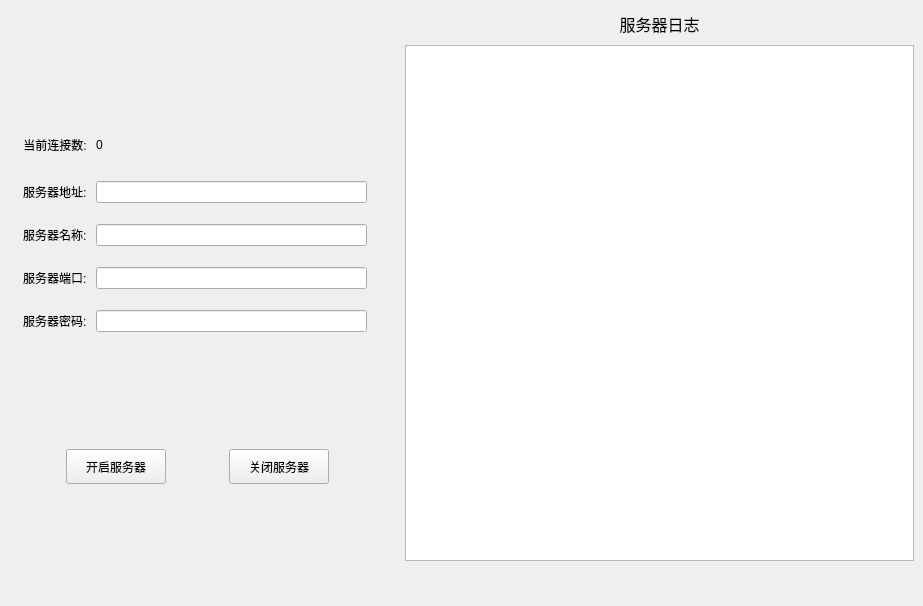
<?xml version="1.0" encoding="UTF-8"?>
<ui version="4.0">
 <class>MainWindow</class>
 <widget class="QMainWindow" name="MainWindow">
  <property name="geometry">
   <rect>
    <x>0</x>
    <y>0</y>
    <width>923</width>
    <height>606</height>
   </rect>
  </property>
  <property name="windowTitle">
   <string>MainWindow</string>
  </property>
  <widget class="QWidget" name="centralwidget">
   <layout class="QHBoxLayout" name="horizontalLayout_2" stretch="6,8">
    <property name="spacing">
     <number>0</number>
    </property>
    <property name="leftMargin">
     <number>0</number>
    </property>
    <property name="topMargin">
     <number>0</number>
    </property>
    <property name="rightMargin">
     <number>0</number>
    </property>
    <property name="bottomMargin">
     <number>0</number>
    </property>
    <item>
     <widget class="QWidget" name="widget" native="true">
      <layout class="QVBoxLayout" name="verticalLayout" stretch="3,1">
       <property name="spacing">
        <number>6</number>
       </property>
       <item>
        <layout class="QGridLayout" name="gridLayout">
         <property name="leftMargin">
          <number>14</number>
         </property>
         <property name="topMargin">
          <number>10</number>
         </property>
         <property name="rightMargin">
          <number>20</number>
         </property>
         <property name="horizontalSpacing">
          <number>9</number>
         </property>
         <property name="verticalSpacing">
          <number>21</number>
         </property>
         <item row="4" column="0">
          <widget class="QLabel" name="label_4">
           <property name="text">
            <string>服务器密码:</string>
           </property>
          </widget>
         </item>
         <item row="2" column="0">
          <widget class="QLabel" name="label_5">
           <property name="text">
            <string>服务器名称:</string>
           </property>
          </widget>
         </item>
         <item row="3" column="0">
          <widget class="QLabel" name="label_3">
           <property name="text">
            <string>服务器端口:</string>
           </property>
          </widget>
         </item>
         <item row="1" column="0">
          <widget class="QLabel" name="label">
           <property name="text">
            <string>服务器地址:</string>
           </property>
          </widget>
         </item>
         <item row="0" column="0">
          <widget class="QLabel" name="label_2">
           <property name="sizePolicy">
            <sizepolicy hsizetype="Preferred" vsizetype="Preferred">
             <horstretch>0</horstretch>
             <verstretch>0</verstretch>
            </sizepolicy>
           </property>
           <property name="minimumSize">
            <size>
             <width>0</width>
             <height>30</height>
            </size>
           </property>
           <property name="maximumSize">
            <size>
             <width>16777215</width>
             <height>30</height>
            </size>
           </property>
           <property name="font">
            <font>
             <pointsize>9</pointsize>
             <bold>false</bold>
            </font>
           </property>
           <property name="text">
            <string>当前连接数:</string>
           </property>
           <property name="alignment">
            <set>Qt::AlignCenter</set>
           </property>
          </widget>
         </item>
         <item row="1" column="1">
          <widget class="QLineEdit" name="address_edit"/>
         </item>
         <item row="0" column="1">
          <widget class="QLabel" name="clientCount_lab">
           <property name="text">
            <string>0</string>
           </property>
          </widget>
         </item>
         <item row="2" column="1">
          <widget class="QLineEdit" name="name_edit"/>
         </item>
         <item row="3" column="1">
          <widget class="QLineEdit" name="port_edit"/>
         </item>
         <item row="4" column="1">
          <widget class="QLineEdit" name="password_edit"/>
         </item>
        </layout>
       </item>
       <item>
        <layout class="QHBoxLayout" name="horizontalLayout">
         <item>
          <widget class="QPushButton" name="start_btn">
           <property name="minimumSize">
            <size>
             <width>100</width>
             <height>35</height>
            </size>
           </property>
           <property name="maximumSize">
            <size>
             <width>100</width>
             <height>35</height>
            </size>
           </property>
           <property name="text">
            <string>开启服务器</string>
           </property>
          </widget>
         </item>
         <item>
          <widget class="QPushButton" name="close_btn">
           <property name="minimumSize">
            <size>
             <width>100</width>
             <height>35</height>
            </size>
           </property>
           <property name="maximumSize">
            <size>
             <width>100</width>
             <height>35</height>
            </size>
           </property>
           <property name="text">
            <string>关闭服务器</string>
           </property>
          </widget>
         </item>
        </layout>
       </item>
      </layout>
     </widget>
    </item>
    <item>
     <widget class="QWidget" name="widget_2" native="true">
      <layout class="QVBoxLayout" name="verticalLayout_2">
       <item>
        <widget class="QLabel" name="label_6">
         <property name="minimumSize">
          <size>
           <width>0</width>
           <height>30</height>
          </size>
         </property>
         <property name="maximumSize">
          <size>
           <width>16777215</width>
           <height>30</height>
          </size>
         </property>
         <property name="font">
          <font>
           <pointsize>12</pointsize>
          </font>
         </property>
         <property name="text">
          <string>服务器日志</string>
         </property>
         <property name="alignment">
          <set>Qt::AlignCenter</set>
         </property>
        </widget>
       </item>
       <item>
        <widget class="QTextEdit" name="textEdit"/>
       </item>
       <item>
        <widget class="QLabel" name="datetime_lab">
         <property name="minimumSize">
          <size>
           <width>0</width>
           <height>30</height>
          </size>
         </property>
         <property name="maximumSize">
          <size>
           <width>16777215</width>
           <height>30</height>
          </size>
         </property>
         <property name="text">
          <string/>
         </property>
         <property name="alignment">
          <set>Qt::AlignCenter</set>
         </property>
        </widget>
       </item>
      </layout>
     </widget>
    </item>
   </layout>
  </widget>
 </widget>
 <resources/>
 <connections/>
</ui>
